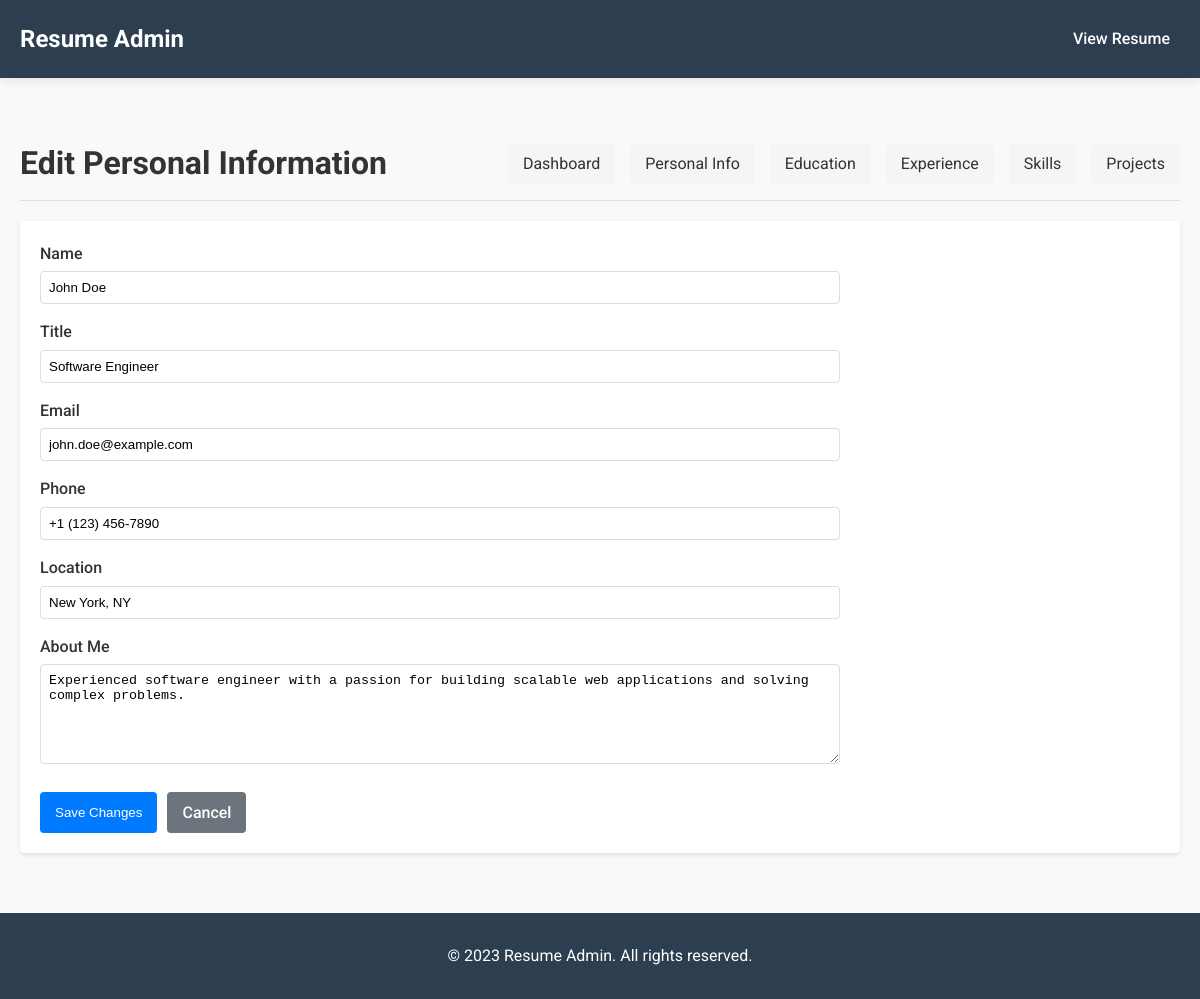
/admin/personal, run on the app's committed database.
### models.py (models this page shows, shortened)
class PersonalInfo(db.Model):
    id = db.Column(db.Integer, primary_key=True)
    name = db.Column(db.String(100), nullable=False)
    title = db.Column(db.String(100), nullable=False)
    email = db.Column(db.String(100), nullable=False)
    phone = db.Column(db.String(20), nullable=False)
    location = db.Column(db.String(100), nullable=False)
    about = db.Column(db.Text, nullable=False)

### app.py (the view)
@app.route('/admin/personal', methods=['GET', 'POST'])
def edit_personal():
    personal_info = PersonalInfo.query.first()
    if not personal_info:
        flash('No personal information found. Please initialize the database.', 'error')
        return redirect(url_for('admin'))
    form = PersonalInfoForm(obj=personal_info)
    if form.validate_on_submit():
        form.populate_obj(personal_info)
        db.session.commit()
        flash('Personal information updated successfully!', 'success')
        return redirect(url_for('admin'))
    return render_template('admin/edit_personal.html', form=form)

### forms.py
class PersonalInfoForm(FlaskForm):
    name = StringField('Name', validators=[DataRequired(), Length(max=100)])
    title = StringField('Title', validators=[DataRequired(), Length(max=100)])
    email = StringField('Email', validators=[DataRequired(), Email(), Length(max=100)])
    phone = StringField('Phone', validators=[DataRequired(), Length(max=20)])
    location = StringField('Location', validators=[DataRequired(), Length(max=100)])
    about = TextAreaField('About Me', validators=[DataRequired()])
    submit = SubmitField('Save Changes')

### templates/admin/edit_personal.html (shortened to what this page needs)
{% extends "admin/layout.html" %}
{% block header %}Edit Personal Information{% endblock %}
{% block content %}
<div class="edit-personal">
    <form method="POST" class="admin-form">
        <div class="form-group">
            {{ form.name.label }}
            {{ form.name(class="form-control") }}
        </div>
        <div class="form-group">
            {{ form.title.label }}
            {{ form.title(class="form-control") }}
        </div>
        <div class="form-group">
            {{ form.email.label }}
            {{ form.email(class="form-control") }}
        </div>
        <div class="form-group">
            {{ form.phone.label }}
            {{ form.phone(class="form-control") }}
        </div>
        <div class="form-group">
            {{ form.location.label }}
            {{ form.location(class="form-control") }}
        </div>
        <div class="form-group">
            {{ form.about.label }}
            {{ form.about(class="form-control") }}
        </div>
        <div class="form-actions">
            {{ form.submit(class="btn btn-primary") }}
            <a href="{{ url_for('admin') }}" class="btn btn-secondary">Cancel</a>
        </div>
    </form>
</div>
{% endblock %}

### static/css/style.css (style rules this page uses)
:root { --primary-color: #2c3e50; --secondary-color: #3498db; --accent-color: #e74c3c; --text-color: #333; --light-text: #777; --background-color: #f9f9f9; --card-background: #fff; --border-color: #eaeaea; --shadow: 0 2px 10px rgba(0, 0, 0, 0.1); }
* { margin: 0; padding: 0; box-sizing: border-box; }
body { font-family: 'Roboto', sans-serif; line-height: 1.6; color: var(--text-color); background-color: var(--background-color); }
a { text-decoration: none; color: var(--secondary-color); transition: color 0.3s ease; }

### templates/admin/layout.html (style rules this page uses)
.admin-form { max-width: 800px; }
.form-group { margin-bottom: 15px; }
.form-group label { display: block; margin-bottom: 5px; font-weight: 500; }
.form-control { width: 100%; padding: 8px; border: 1px solid #ddd; border-radius: 4px; }
textarea.form-control { min-height: 100px; }
.btn { padding: 8px 15px; border: none; border-radius: 4px; cursor: pointer; font-weight: 500; }
.btn-primary { background-color: #007bff; color: white; }

### templates/admin/edit_personal.html (style rules this page uses)
.edit-personal { max-width: 800px; }
.form-actions { margin-top: 20px; display: flex; gap: 10px; }
.btn-secondary { background-color: #6c757d; color: white; }

### data on the page
PersonalInfo: name "John Doe", title "Software Engineer", email "john.doe@example.com", phone "+1 (123) 456-7890", location "New York, NY", about "Experienced software engineer with a passion for building scalable web applications and solving complex problems."
